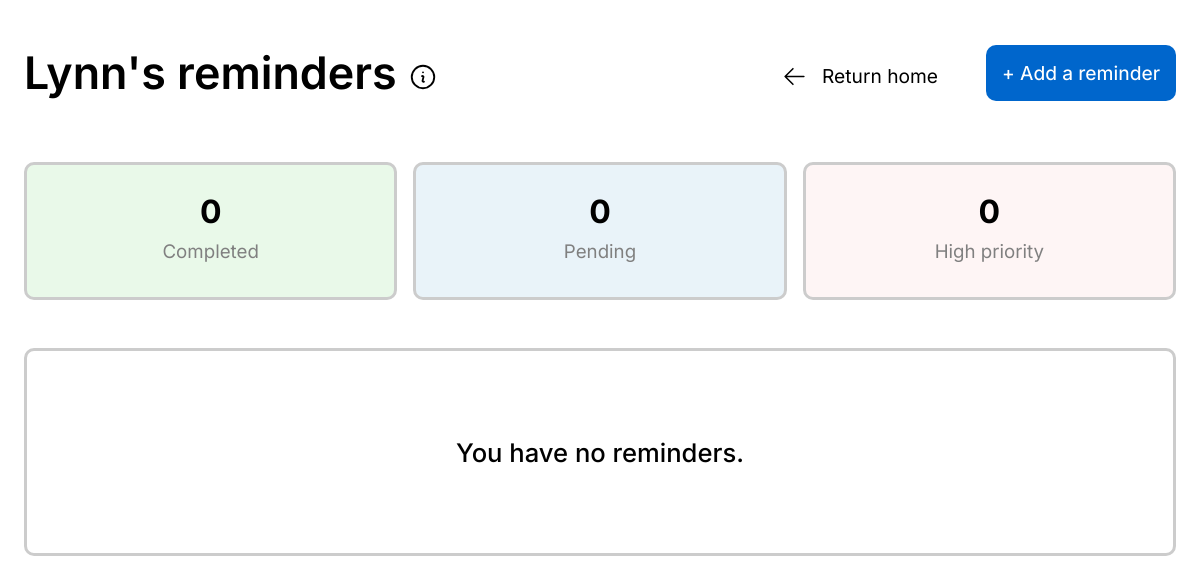
The app's page /reminders/ (signed in), older data.
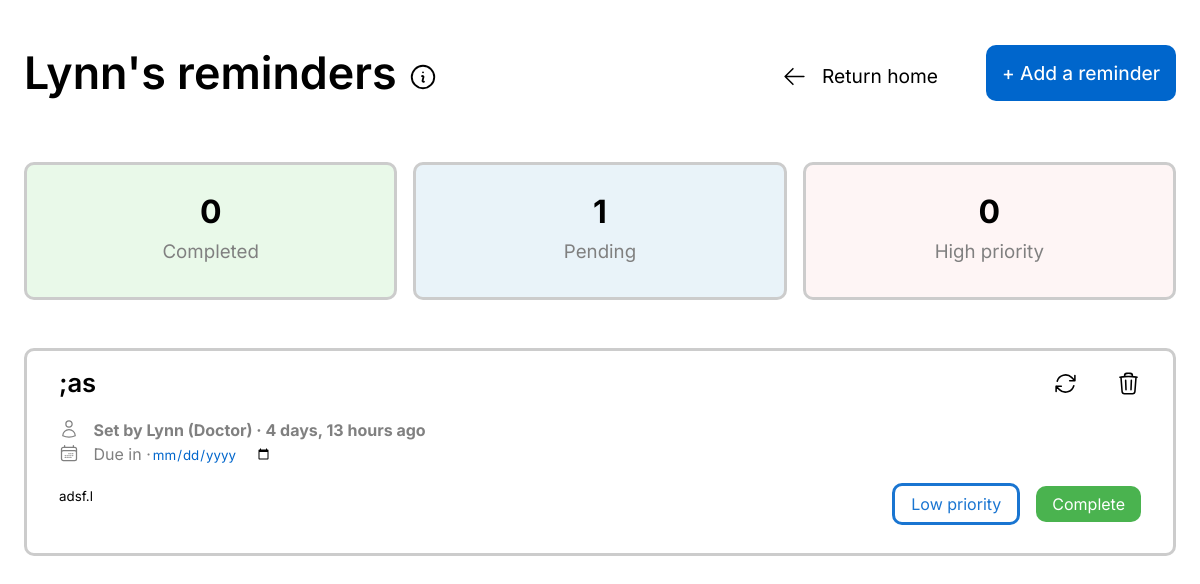
The same page, newer data.
### reminders/models.py (models this page shows, shortened)
class Reminder(models.Model):
    user = models.ManyToManyField(User, related_name='reminders')
    title = models.CharField(max_length=100)
    content = models.TextField()
    date_added = models.DateTimeField(auto_now_add=True)
    due_date = models.DateTimeField(null=True, blank=True)
    is_completed = models.BooleanField(default=False)
    created_by = models.ForeignKey(User, on_delete=models.CASCADE, null=True, blank=True)

### authenticate/models.py (models this page shows, shortened)
class Account(models.Model):
    user = models.OneToOneField(User, on_delete=models.CASCADE)
    role = models.CharField(max_length=20, choices=[('Doctor', 'Doctor'), ('Patient', 'Patient')], default='Patient')
    date_of_birth = models.DateField(null=True, blank=True)
    gender = models.CharField(choices=[('Male', 'Male'), ('Female', 'Female')], default='Male')
    full_name = models.CharField(max_length=100, default='')

### reminders/views.py (the view)
# urls.py: path('', views.reminders_dash, name='reminders_dash'),
def reminders_dash(request):
    now = timezone.now()
    return render(request, 'reminders/reminders.html', {
        'reminders': Reminder.objects.filter(user=request.user, is_completed=False).order_by('-due_date'),
        'completed_reminders': Reminder.objects.filter(user=request.user, is_completed=True),
        'high_priority_reminders': Reminder.objects.filter(user=request.user, is_completed=False, due_date__lt=now),
    })

### reminders/templates/reminders/reminders.html (shortened to what this page needs)
{% extends 'base.html' %}
{% block head %}
    {% load static %}
    <link rel="stylesheet" href="{% static 'reminders/css/reminders_style.css' %}">
{% endblock %}
{% block content %}
    <div class="heading">
        <div style="align-self:center;">
            <h1> {{ request.user.username }}'s reminders
                <button id="info-button" class="info-button" style="cursor:pointer;">
                </button>
            </h1>
        </div>
        <div class="page-links">
            <a href="{% url 'workspace:dashboard' %}" class="return-home">
                <svg style="width:25px; transform:translateY(6px); margin-right:10px;" xmlns="http://www.w3.org/2000/svg" fill="none" viewBox="0 0 24 24" stroke-width="1.5" stroke="currentColor" class="size-6">
                    <path stroke-linecap="round" stroke-linejoin="round" d="M10.5 19.5 3 12m0 0 7.5-7.5M3 12h18" />
                </svg>
                Return home
            </a>
            <a href="{% url 'reminders:add_reminder' %}" class="add-reminder"> + Add a reminder </a>
        </div>
    </div>
    <div class="reminder-stats">
        <div class="completed-stats" style="background-color:#e9f9e9;">
            <h1> {{ completed_reminders|length }} </h1>
            <h3> Completed </h3>
        </div>
        <div class="completed-stats" style="background-color:#e9f3f9;">
            <h1> {{ reminders|length }} </h1>
            <h3> Pending </h3>
        </div>
        <div class="completed-stats" style="background-color:#fef5f5">
            <h1> {{ high_priority_reminders|length }} </h1>
            <h3> High priority </h3>
        </div>
    </div>
    <div class="widget-container">
        {% if reminders %}
            {% for reminder in reminders %}
                {% if reminder in high_priority_reminders %}
                    <div class="reminder-widget" style="background:#fef5f5;">
                {% else %}
                    <div class="reminder-widget">
                {% endif %}
                    <div class="widget-content">
                        <form action="{% url 'reminders:update_reminder' reminder.id %}" method="POST" id="update-form">
                            <input placeholder="Reminder title" required maxlength="70" name="title" class="reminder-title" style="margin-bottom:8px;" value="{{ reminder.title }}"></input>
                            <p style="color:grey; font-weight:200; margin-top:10px; margin-bottom:0;">
                                <span class="created-by"> <b> Set by {{ reminder.created_by.username }} ({{ reminder.created_by.account.role }}) · {{ reminder.date_added|timesince }} ago </b> </span>
                            </p>
                            <p style="color:grey; margin-top:0;">
                                {% if reminder not in high_priority_reminders %}
                                    Due in {{ reminder.due_date|timeuntil }}
                                {% else %}
                                    Due {{ reminder.due_date|timesince }} ago
                                {% endif %}
                                ·<input type="date" id="due_date" name="due_date" placeholder="Due date" class="due_date" value="{{ reminder.due_date|date:'Y-m-d' }}">
                            </p>
                            <textarea style="margin-top:8px; margin-bottom:16px;" placeholder="Reminder content" required maxlength="3000" name="content">{{ reminder.content }}</textarea>
                        </form>
                        <div class="reminder-actions">
                            <button class="update" id="update">
                            </button>
                            <a href="{% url 'reminders:delete_reminder' reminder.id %} ">
                            </a>
                        </div>
                        <div class="complete-links">
                            {% if reminder in high_priority_reminders %}
                                <span class="status" style="border:solid #ba2b32E6; background:transparent; color:#ba2b32E6"> High priority </span>
                            {% else %}
                                <span class="status" style="border:solid #0066ccE6; background:transparent; color:#0066ccE6"> Low priority </span>
                            {% endif %}
                            <a href="{% url 'reminders:complete_reminder' reminder.id %}" class="complete">
                                Complete
                            </a>
                        </div>
                    </div>
                </div>
            {% endfor %}
        {% else %}
            <div class="reminder-widget">
                <h1 style="position:absolute; font-weight:500; font-size:1.6rem; place-self:center;"> You have no reminders. </h1>
            </div>
        {% endif %}
        </div>
{% endblock %}

### templates/base.html (shortened to what this page needs)
<!doctype html>
<html lang="en">
<head>
    {% block head %}
    {% endblock %}
</head>
<body>
    {% block content %}
    {% endblock %}
</body>
</html>

### reminders/static/reminders/css/reminders_style.css (style rules this page uses)
.heading { display: grid; grid-template-columns: repeat(auto-fit, minmax(min(400px, 100%), 1fr)); margin: 1rem 1rem 1rem 1rem; font-family: "Inter", sans-serif; }
.heading h1 { font-size: 2.8rem; font-weight: 600; font-family: "Inter", sans-serif; }
h3 { font-weight: 300; }
.info-button { background-color: transparent; padding: 0; border: none; }
.reminder-stats { display: grid; grid-template-columns: repeat(auto-fit, minmax(min(200px, 100%), 1fr)); padding: 1rem; gap: 1rem; box-sizing: border-box; margin-bottom: 1rem; }
.completed-stats { display: flex; line-height: 0; justify-content: center; align-items: center; flex-direction: column; font-family: "Inter", sans-serif; text-align: center; padding: 1rem; border-radius: 10px; height: 100px; background-color: white; border: solid #cccccc; }
.completed-stats h3 { font-weight: 400; color: grey; }
.page-links { align-self: center; justify-self: end; display: flex; justify-content: center; align-items: center; gap: 3rem; }
.return-home { color: black; text-decoration: none; font-size: 1.2rem; }
.add-reminder { color: white; padding: 1rem; font-weight: 450; font-size: 1.2rem; text-decoration: none; justify-self: end; align-self: center; border-radius: 10px; background-color: #0066cc; transition: all 0.2s ease-in-out; }
.widget-container { display: grid; grid-template-columns: 1fr; gap: 2rem; padding: 1rem; }
.reminder-widget { display: grid; height: 170px; grid-template-columns: 1fr; grid-column-gap: 1rem; border-radius: 10px; padding: 1rem; font-family: "Inter", sans-serif; border: solid #cccccc; }
.widget-content { display: flex; flex-direction: column; justify-content: start; align-items: center; overflow: auto; padding: 0 1rem; box-sizing: border-box; }
form { display: flex; flex-direction: column; justify-content: center; align-items: start; width: 100%; }
.reminder-title, textarea { box-sizing: border-box; border: none; background-color: transparent; font-family: "Inter", sans-serif; padding: 0; resize: none; field-sizing: content; width: 70%; }
.reminder-title { font-size: 1.6rem; font-weight: 600; width: 60%; }
.closeDialog, .complete, .status { position: relative; border-radius: 10px; padding: 0.5rem 1rem; color: white; font-size: 16px; border: none; transition: 0.1s linear; background-color: #0066cc; }
.complete { background-color: #4ab34f; text-decoration: none; margin: 0; cursor: pointer; transition: background-color 0.2s ease-in-out; }
.update { background-color: transparent; border: none; cursor: pointer; }
input[type='date'] { background-color: transparent; border: none; font-family: "Inter", sans-serif; color: #0066cc; }
.complete-links { position: absolute; align-self: end; margin-top: 116px; display: flex; justify-content: center; align-items: center; flex-direction: row; gap: 1rem; }
.reminder-actions { display:flex; position:absolute; align-self:end; justify-self:start; gap:2rem; justify-content:center; align-items:center; }

Row changes from the older to the newer data that the page shows:
added Reminder: title ";as", created_by.username "Lynn", created_by.account.role "Doctor", date_added "4 days, 13 hours", content "adsf.l"
Text that changed along with them:
{{ reminders|length }}: "0" → "1"
text no longer shown: "You have no reminders."
